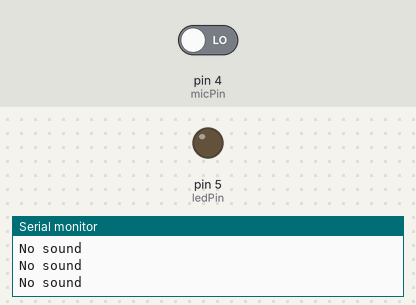
The sketch below on a simulated Arduino Uno, built with avr-gcc and run on an emulated ATmega328P. Parts: output pins drawn as LEDs (lit = HIGH), the last lines printed to the serial monitor. Inputs (shaded band) come from the test bench; at power-on: pin 4 (micPin) LOW.

Above: at 1.8 s.
1.9 s: pin 4 (micPin) driven HIGH
At 2.5 s:
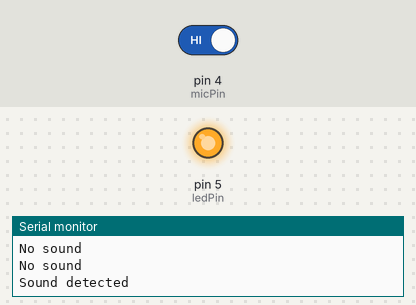
3.5 s: pin 4 (micPin) driven LOW
At 4.9 s:
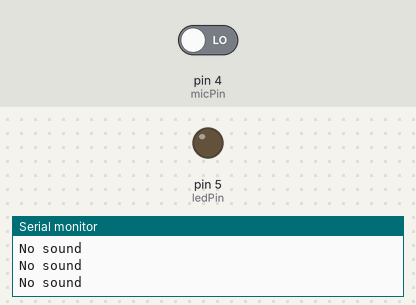
Timing chart, 0 to 6.5 s (numbered marks = the images above; inputs shaded):
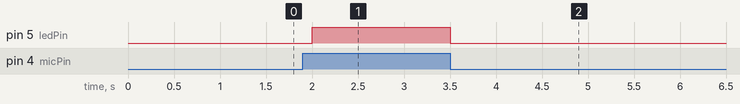

Measured:
- after the input at 1.9 s, pin 5 (ledPin): LOW → HIGH after 0.10 s
- after the input at 3.5 s, pin 5 (ledPin): HIGH → LOW at once

The sketch:

Microphone_sensor.ino
```cpp
const int micPin = 4;
const int ledPin = 5;

void setup() {
  // put your setup code here, to run once:

  pinMode(micPin, INPUT);
  pinMode(ledPin, OUTPUT);
  Serial.begin(115200);

}

void loop() {
  // put your main code here, to run repeatedly:

  int micValue = digitalRead(micPin);

  if (micValue == HIGH) {
    Serial.println("Sound detected");
    digitalWrite(ledPin, HIGH);
  } else {
    Serial.println("No sound");
    digitalWrite(ledPin, LOW);
  }
  delay(500);

}
```
